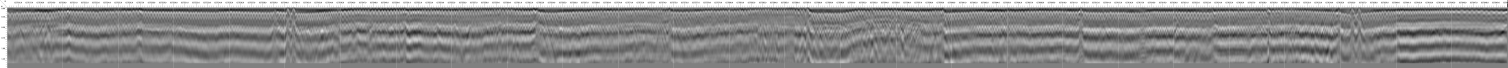
#> input picture src/main/algorithm/test/add_test/6-DK627+515-647YY P_1.JPG, 13566 x 605 px (shown at 1/9 size); its folder holds only this picture in this run
$ python -i img_processing.py   (imports and definitions only)
#> lines starting #> are read from the running program, lines starting #| are printed output that depends on the picture; after the words box and inside, x2 and y2 are one past the last pixel; in counts of white or black regions, pixels touching at a corner belong together
#> further down, picture is the input picture: shape (605, 13566, 3); min 0, max 255, mean 139.9
import os

import cv2 as cv
import numpy as np

import number_processing


# [99 lines left out: functions cv_show, cv_info, find_verticalline, horizon_line, split_num, not called in this run]


"""
对于雷达数据图，数据标注是左边大右边小为正向
输入参数：原始图片
"""


# [82 lines left out: functions save_image, process_images, tailnum_revise, compute_horizontal_resolution, not called in this run]


def get_tailnum(img):
    """
    定义split_num函数，用于分割数字并保存
    返回数字
    """
    # 将彩色图像转化为灰度图像
    img_gray = cv.cvtColor(img, cv.COLOR_BGR2GRAY)
    # 二值化处理，你可以根据需要调整阈值
    _, thresh = cv.threshold(img_gray, 128, 255, cv.THRESH_BINARY_INV)
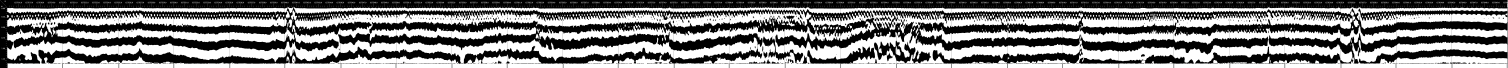
#> thresh: shape (605, 13566) (shown at 1/9 size); 49.4% white; 2731 white regions (1071 under 20 px)
    # 查找轮廓
    contours, _ = cv.findContours(thresh, cv.RETR_EXTERNAL, cv.CHAIN_APPROX_SIMPLE)
#> contours = 2724 contours, 1730 with area under 20; largest, box (x1, y1, x2, y2) and area: (6565, 236, 7064, 605) 110872, (9565, 240, 10064, 605) 93282, (12065, 66, 12564, 408) 85952, (65, 258, 564, 605) 84538, (7565, 285, 8064, 605) 84016
    # 对轮廓进行排序，以便从左到右处理数字（可选）
    contours = sorted(contours, key=lambda x: cv.boundingRect(x)[0])
    contours = sorted(contours, key=lambda x: cv.boundingRect(x)[1])

    # 用于存储识别出的数字字符串
    recognized_digits = []

    # 遍历每个轮廓，并保存每个数字的图片
    for i, contour in enumerate(contours):
        x, y, w, h = cv.boundingRect(contour)
        digit = thresh[y:y + h, x:x + w]
        # print(f"第{i+1}个数字的尺寸：{digit.shape[0]}")
        if digit.shape[0] < 5:  # 小数点的轮廓太小，跳过
            continue
        # if len(recognized_digits) == 3:
        #     recognized_digits=[]
        num_index = number_processing.num_list.index(digit.tolist())
        if num_index // 10 == 1:
            num_index = num_index % 10
        recognized_digits.append(str(num_index))
#> this loop made 1 pass
#> (x, y, w, h) on pass 1: (0, 0, 64, 66)
#> pass 1, in get_tailnum, `digit = thresh[y:y + h, x:x + w]`:
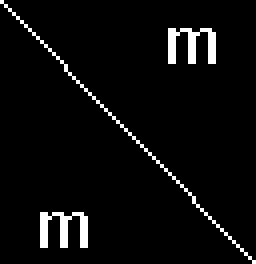
#> digit: shape (66, 64) (shown 4 times larger); 4.3% white in thin lines or dots
#> after the loop, recognized_digits = []
    length = len(recognized_digits)
    # tail_num_list = recognized_digits[::(length // 3)]
    tail_num_list = recognized_digits[-3:]
    # print(tail_num_list)
    tail_num = int("".join(tail_num_list))
    tail_num = tail_num / 100
    return tail_num


# [39 lines left out: functions find_black_horizontal_lines, compute_vertical_resolution, compute_horizontal_resolution, not called in this run]

>>> import cv2
>>> picture = cv2.imread('../test/add_test/6-DK627+515-647YY P_1.JPG')
#> (the run stopped early here; a loop or call above may not have finished)

$ run again, on src/main/algorithm/test/add_test/8-DK326+135-237 YY P_12.JPG
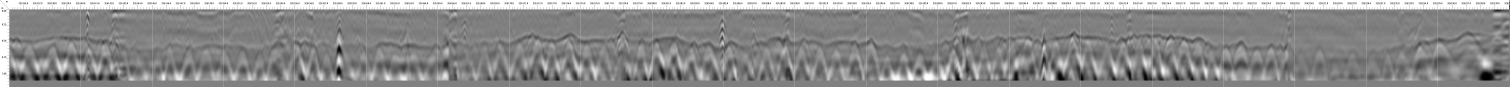
#> input picture src/main/algorithm/test/add_test/8-DK326+135-237 YY P_12.JPG, 10566 x 605 px (shown at 1/7 size)
#> picture is the input picture: shape (605, 10566, 3); min 0, max 255, mean 140.4
#> in get_tailnum, `_, thresh = cv.threshold(img_gray, 128, 255, cv.THRESH_BINARY_INV)`:
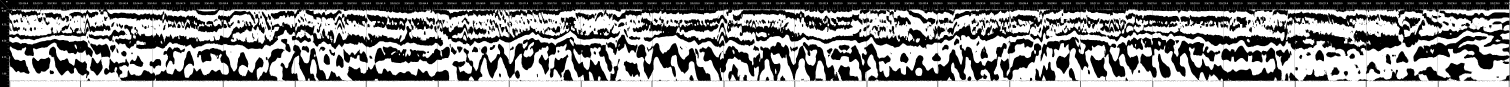
#> thresh: shape (605, 10566) (shown at 1/7 size); 53% white; 2195 black regions (1554 under 20 px)
#> contours = 2676 contours, 2181 with area under 20; largest, box (x1, y1, x2, y2) and area: (565, 66, 1064, 605) 194464, (9565, 66, 10064, 605) 184556, (4065, 66, 4564, 605) 182312, (7065, 66, 7564, 605) 178558, (7565, 66, 8064, 605) 159186
#> the loop in get_tailnum, `for i, contour in enumerate(contours):` made 1 pass
#> (x, y, w, h) on pass 1: (0, 0, 64, 66)
#> after the loop in get_tailnum, `for i, contour in enumerate(contours):`: recognized_digits = []
